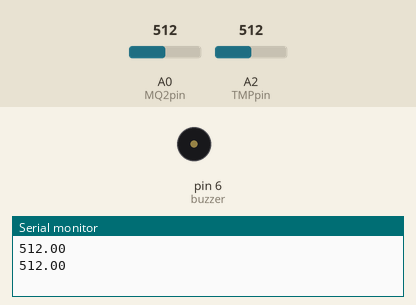
Bench run of a sketch on a simulated Arduino Uno, built with avr-gcc and run on an emulated ATmega328P. Parts: buzzer (waves = sounding), the last lines printed to the serial monitor. The test bench sets the inputs (shaded band); at power-on: A0 (MQ2pin) = 512, A2 (TMPpin) = 512.

Above: at 3.8 s.
3.9 s: A0 (MQ2pin) set to 483
At 4.05 s:
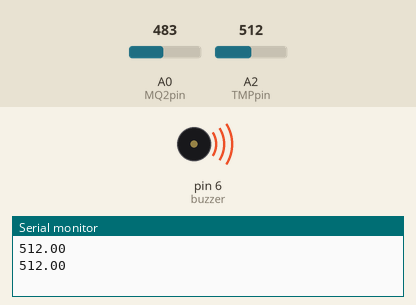
7.8 s: A2 (TMPpin) set to 987
11.7 s: A2 (TMPpin) set to 1012
At 12.3 s:
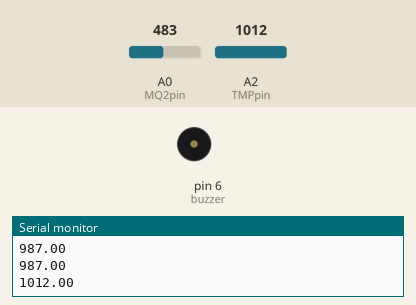
15.6 s: A0 (MQ2pin) set to 510
Timing chart, 0 to 20.5 s (numbered marks = the images above; inputs shaded):
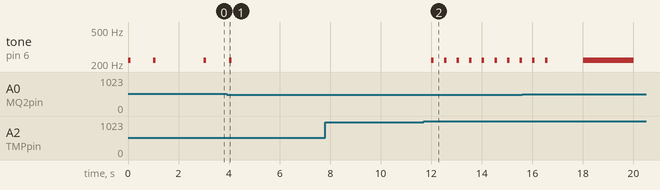

Measured:
- the behaviour switches between 500 and 499 on A0 (MQ2pin) (found by bisection; images 0 and 1)
- the behaviour switches between 999 and 1000 on A2 (TMPpin) (found by bisection; images 1 and 2)
- after the input at 3.9 s, tone on pin 6 (buzzer): goes on until 4.1 s, then stays silent
- after the input at 11.7 s, tone on pin 6 (buzzer): alternates 220 Hz for 0.10 s and silent for 0.40 s, starting after 0.31 s

The sketch:

Source_code.ino
```cpp
int LEDgas = 7;
int LEDtmp = 3;
int buzzer = 6;
int MQ2pin = A0;
int TMPpin = A2;
void setup() {
  pinMode(buzzer,OUTPUT);
  Serial.begin(9600);

}

void loop() {
  float gasValue,tmpValue;
  gasValue = analogRead(MQ2pin);
  tmpValue = analogRead(TMPpin);
  Serial.print(tmpValue);
  Serial.print("\n\n");
  Serial.print("\n\n");
  int g=0,t=0;
  if(gasValue >= 500)
  {
    g=1;
  }
  if(tmpValue >= 1000)
  {
    t=1;
  }
  if(g==1 && t==0){
    digitalWrite(LEDgas, HIGH);
    digitalWrite(LEDtmp, LOW);
    int i =0;
    for(i=0;i<2;i++)
    {
      tone(buzzer, 220, 100);
      delay(1000);
    }
  }
  else if(g==0 && t==1){
    digitalWrite(LEDgas, LOW);
    digitalWrite(LEDtmp, HIGH);
    int i =0;
    for(i=0;i<10;i++)
    {
      tone(buzzer, 220, 100);
      delay(500);
    }
  }
  else if(g==1 && t==1){
    digitalWrite(LEDgas, HIGH);
    digitalWrite(LEDtmp, HIGH);
    int i =0;
    for(i=0;i<20;i++)
    {
      tone(buzzer, 220, 100);
      delay(100);
    }
  }
  else{
    digitalWrite(LEDgas, LOW);
    digitalWrite(LEDtmp, LOW);
    noTone(buzzer);
  }
  delay(1000);
}
```
